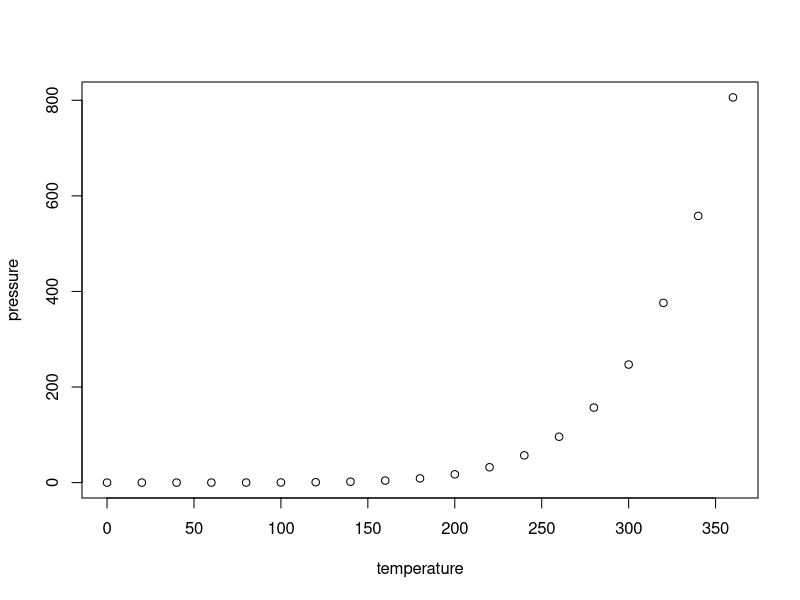
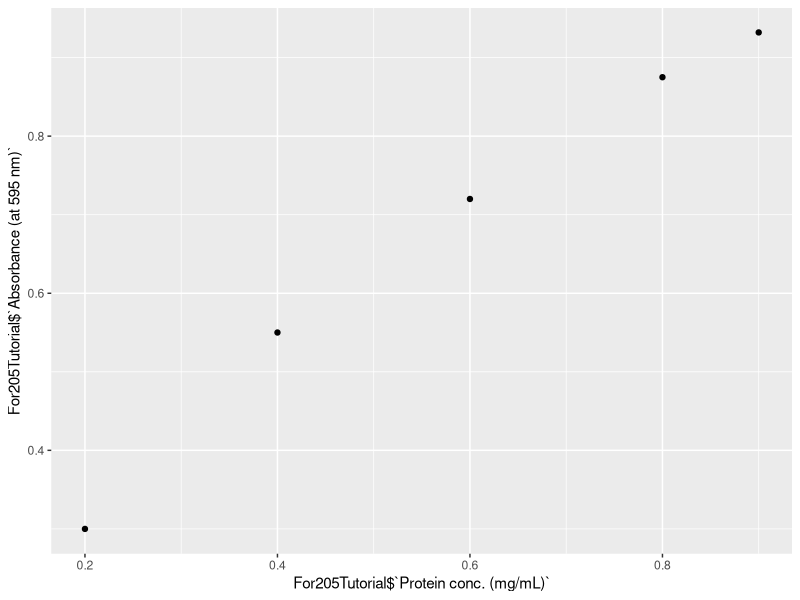
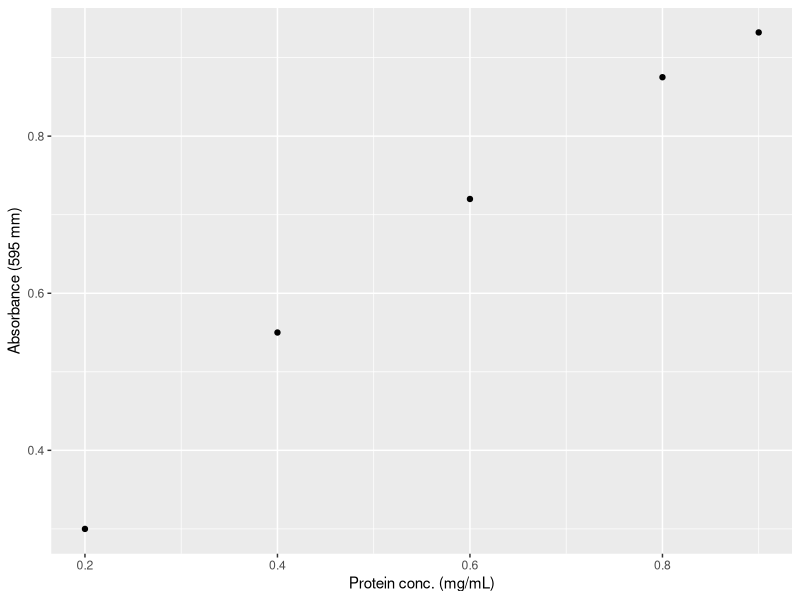
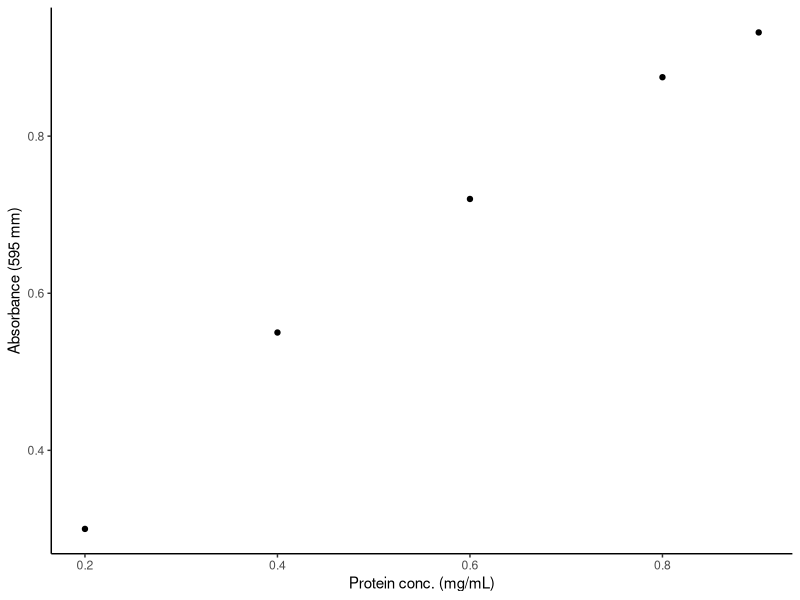

Here is the R script that generated these plots, in order:
## ---- chunk 1
knitr::opts_chunk$set(echo = TRUE)
## ---- chunk 2

## ---- chunk 3
summary(cars)
## ---- chunk 4
plot(pressure)
## ---- chunk 5
library(readxl)
For205Tutorial <- read_excel("For205Tutorial.xlsx")
print(For205Tutorial)
## ---- chunk 6
View(For205Tutorial)
## ---- chunk 7
install.packages('ggplot2')
## ---- chunk 8
library(ggplot2)
## ---- chunk 9
ggplot(For205Tutorial) +
  aes(For205Tutorial$`Protein conc. (mg/mL)`, For205Tutorial$`Absorbance (at 595 nm)`) +
  geom_point()
## ---- chunk 10
ggplot(For205Tutorial) +
  aes(For205Tutorial$`Protein conc. (mg/mL)`, For205Tutorial$`Absorbance (at 595 nm)`) +
  geom_point() +
  xlab("Protein conc. (mg/mL)") +
  ylab("Absorbance (595 mm)")
## ---- chunk 11
ggplot(For205Tutorial) +
  aes(For205Tutorial$`Protein conc. (mg/mL)`, For205Tutorial$`Absorbance (at 595 nm)`) +
  geom_point() +
  xlab("Protein conc. (mg/mL)") +
  ylab("Absorbance (595 mm)") +
  theme_bw() + theme(panel.border = element_blank(), panel.grid.major = element_blank(), panel.grid.minor = element_blank(), axis.line = element_line(colour = "black"))
